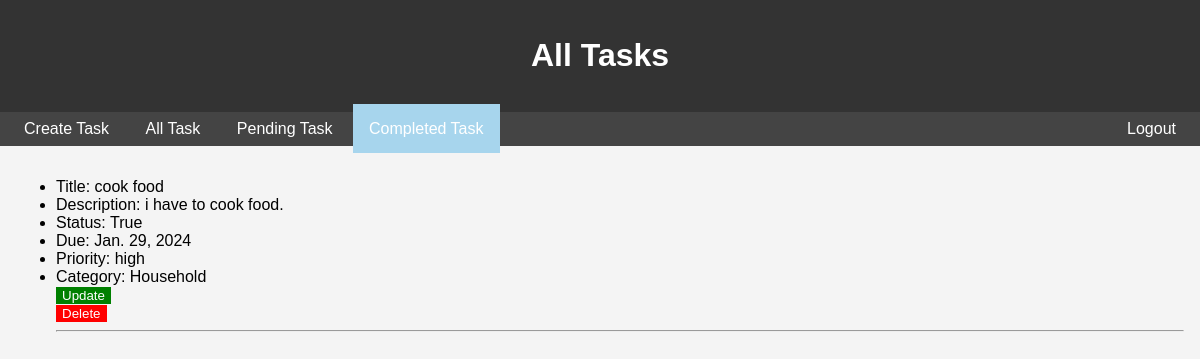
Screenshot of /tasks/completedtask/ (signed in) with the database file from the repository.
### tasks/models.py (models this page shows, shortened)
class Task(models.Model):
    title = models.CharField(max_length=50, null=False)
    description = models.TextField(null=True)
    status = models.BooleanField(default=False)
    due = models.DateField()
    priority = models.CharField(max_length=10, null=False)
    category = models.CharField(max_length=20, null=False)
    user = models.ForeignKey(User, on_delete=models.CASCADE, default=1)

### tasks/views.py (the view)
# urls.py: path('completedtask/', views.completed_task, name='completed_task'),
def completed_task(request):
    tasks = Task.objects.filter(status=True, user=request.user.id)
    return render(request, 'tasks/task_list.html', {'tasks': tasks})

### templates/tasks/task_list.html (shortened to what this page needs)
{% extends 'base.html' %}
{% block header %}All Tasks{% endblock %}
{% block content %}
    <ul>
        {% for task in tasks %}
            <li>Title: {{ task.title }}</li>
            <li>Description: {{ task.description }}</li>
            <li>Status: {{ task.status }}</li>
            <li>Due: {{ task.due }}</li>
            <li>Priority: {{ task.priority }}</li>
            <li>Category: {{ task.category }}</li>
            <div style="display: inline-block;">
                <form method="post" action="{% url 'update_task' task.id %}">
                    <button style="background-color: green; color: white; border: 0;" type="submit">Update</button>
                </form>
                <form method="post" action="{% url 'delete_task' task.id %}" style="display: inline;">
                    <button style="background-color: red; color: white; border: 0;" type="submit" onclick="return confirm('Are you sure you want to delete this task?')">Delete</button>
                </form>
            </div>
            <hr>
        {% endfor %}
    </ul>
{% endblock %}

### templates/base.html (style rules this page uses)
body { font-family: Arial, sans-serif; margin: 0; padding: 0; background-color: #f4f4f4; }

### rows the page displays
Task: title "cook food", description "i have to cook food.", status "True", due "Jan. 29, 2024", priority "high", category "Household"
